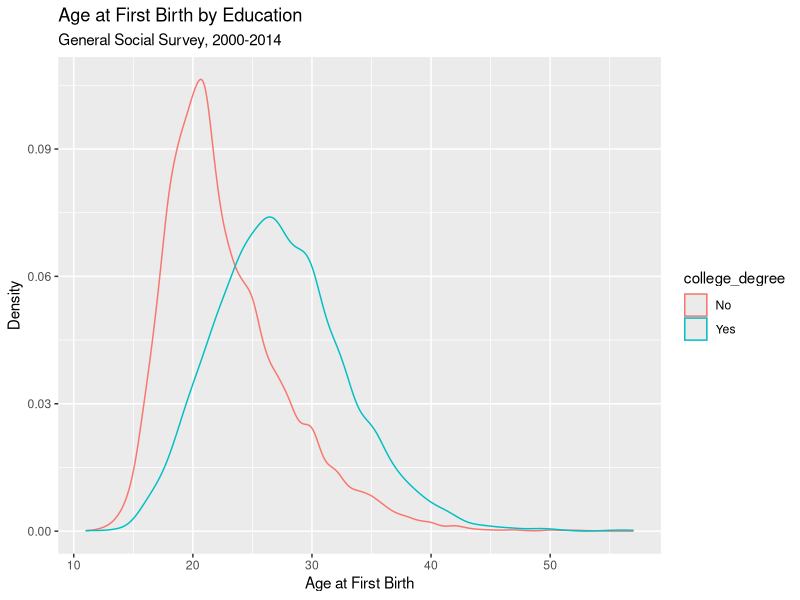
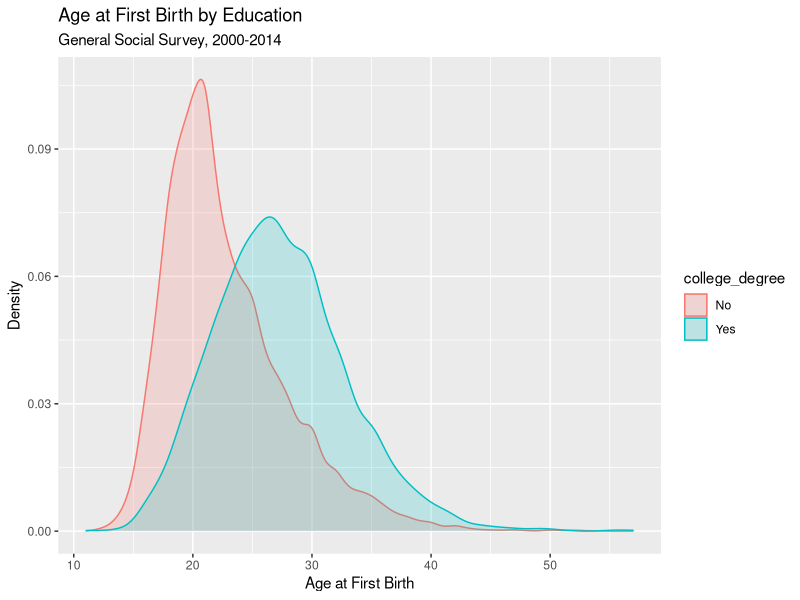
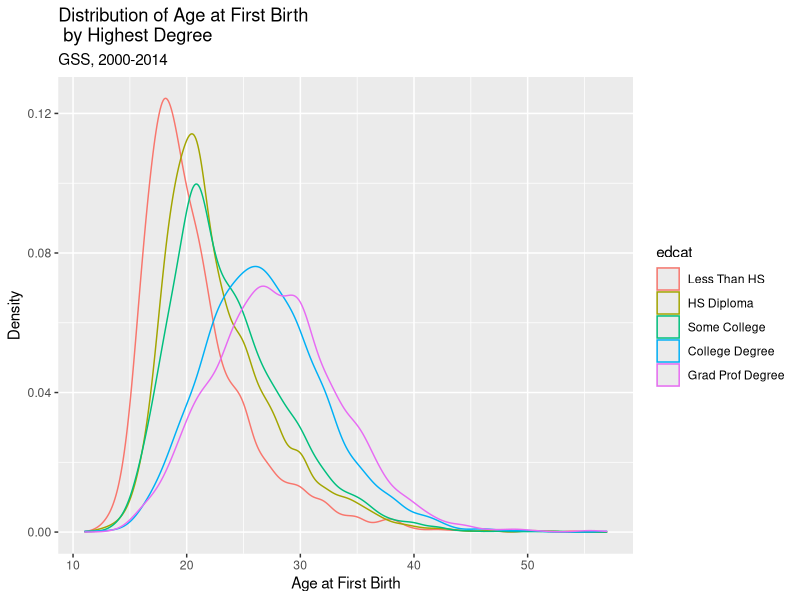
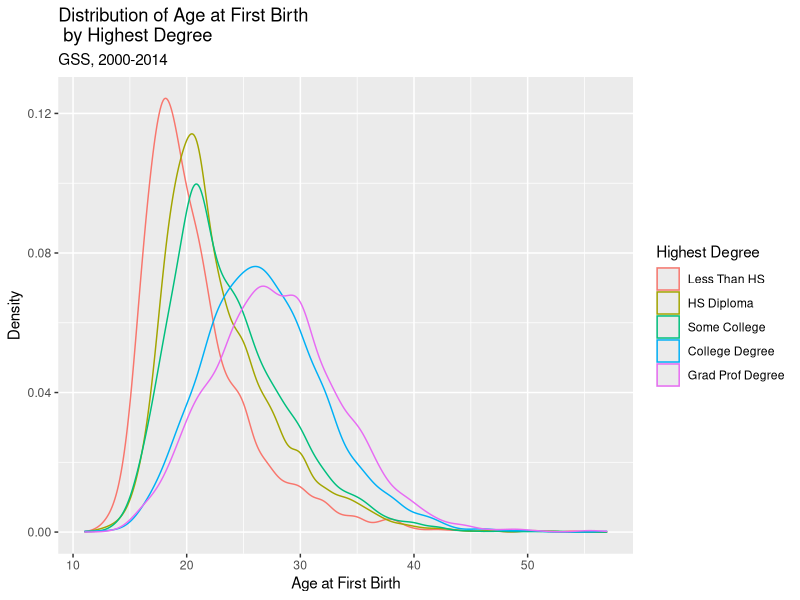
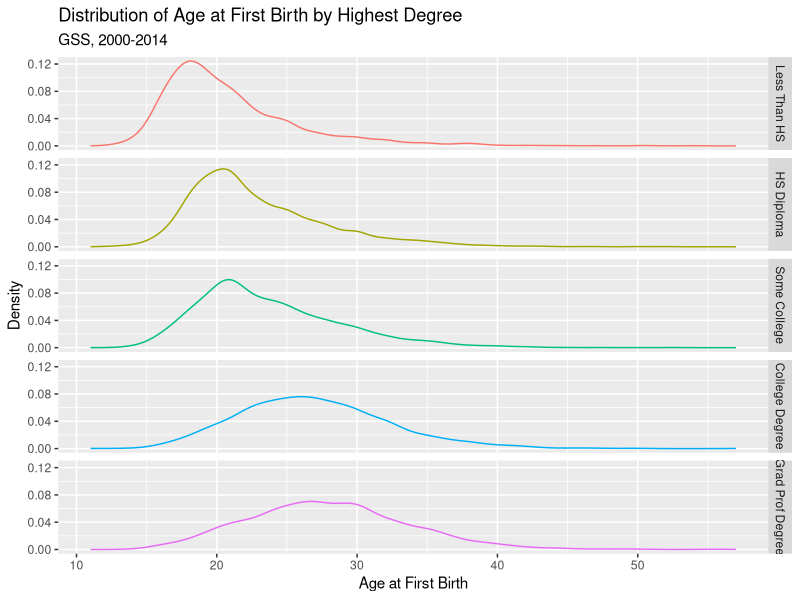
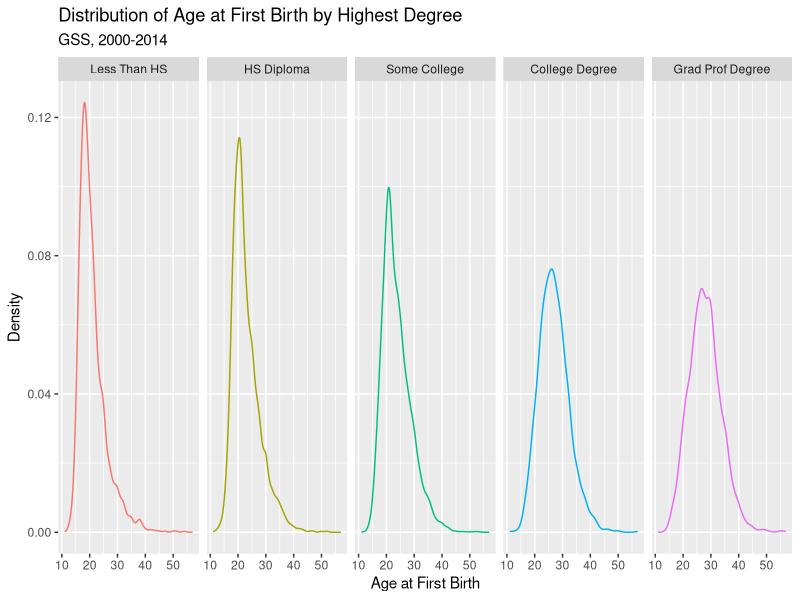

Generate these figures, in order, with R: (Note: this script raises an error after producing the figures.)
## ---- chunk 1
gss_week3 <- read.csv("gss_week3.csv")
library(tidyverse)
## ---- chunk 2
gss_week3 <- gss_week3 %>%
     mutate(college_degree = ifelse(educ<16, 0, 1))
## ---- chunk 3
gss_week3 <- gss_week3 %>%
     mutate(college_degree = factor(college_degree,
                                    labels = c("No", "Yes")))
## ---- chunk 4
round(prop.table(table(gss_week3$college_degree)),3)
## ---- chunk 5
agekdbrn_college_plot <- ggplot(gss_week3, 
          aes(x = agekdbrn, color = college_degree))

agekdbrn_college_plot + geom_density() +
     labs(x = "Age at First Birth",
          y = "Density",
          title = "Age at First Birth by Education",
          subtitle = "General Social Survey, 2000-2014")
## ---- chunk 6
agekdbrn_college_plot <- ggplot(gss_week3, 
          aes(x = agekdbrn, 
              color = college_degree, 
              fill = college_degree)) # Fills in the area under the curve

agekdbrn_college_plot + 
     geom_density(alpha = 0.2) + # Alpha adjusts transparency of 
                                   # overlapping fills
     labs(x = "Age at First Birth",
          y = "Density",
          title = "Age at First Birth by Education",
          subtitle = "General Social Survey, 2000-2014")
## ---- chunk 7
gss_week3 <- gss_week3 %>%
     mutate(edcat = ifelse(educ < 12, "Less Than HS",
               ifelse(educ == 12, "HS Diploma",
               ifelse(educ %in% 13:15, "Some College",
               ifelse(educ == 16, "College Degree",
               "Grad Prof Degree")))))
## ---- chunk 8
gss_week3 <- gss_week3 %>%
     mutate(edcat = factor(edcat,
                           levels = c("Less Than HS",
                                      "HS Diploma",
                                      "Some College",
                                      "College Degree",
                                      "Grad Prof Degree")))
## ---- chunk 9
agekdbrn_edcat_plot <- ggplot(gss_week3, 
                              aes(x = agekdbrn, color = edcat))

agekdbrn_edcat_plot + geom_density() + 
  labs(x = "Age at First Birth", y = "Density", 
     title = "Distribution of Age at First Birth \n by Highest Degree", 
     subtitle = "GSS, 2000-2014")
## ---- chunk 10
agekdbrn_edcat_plot <- ggplot(gss_week3, aes(x = agekdbrn, color = edcat))

agekdbrn_edcat_plot + geom_density() + 
  labs(x = "Age at First Birth", y = "Density", 
       title = "Distribution of Age at First Birth \n by Highest Degree",
       subtitle = "GSS, 2000-2014",
       color = "Highest Degree") 
## ---- chunk 11
agekdbrn_edcat_plot <- ggplot(gss_week3, aes(x = agekdbrn, color = edcat))

agekdbrn_edcat_plot + geom_density() + 
  labs(x = "Age at First Birth", y = "Density", 
       title = "Distribution of Age at First Birth by Highest Degree", 
       subtitle = "GSS, 2000-2014") +
facet_grid(edcat~.) + guides(color=FALSE)
## ---- chunk 12
agekdbrn_edcat_plot <- ggplot(gss_week3, aes(x = agekdbrn, color = edcat))

agekdbrn_edcat_plot + geom_density() + 
  labs(x = "Age at First Birth", y = "Density", 
       title = "Distribution of Age at First Birth by Highest Degree", 
       subtitle = "GSS, 2000-2014") +
facet_grid(.~edcat)  + guides(color=FALSE)
## ---- chunk 13
table(gss_week3$racehisp, gss_week3$edcat)
## ---- chunk 14
round(prop.table(table(gss_week3$racehisp, gss_week3$edcat),1),3)
## ---- chunk 15
agekdbrn_racehisp <- gss_week3 %>% 
     group_by(racehisp) %>% # We want info about each level of this variable
     summarize(mean_agekdbrn = mean(agekdbrn)) # The info we want

agekdbrn_racehisp
## ---- chunk 16
med_agekdbrn_edcat_plot <- ggplot(agekdbrn_edcat, 
                                  aes(x = edcat, y = median_agekdbrn))

med_agekdbrn_edcat_plot
## ---- chunk 17
med_agekdbrn_edcat_plot + geom_col()
## ---- chunk 18
med_agekdbrn_edcat_plot + geom_col() + 
     geom_text(aes(label = median_agekdbrn))
## ---- chunk 19
med_agekdbrn_edcat_plot + geom_col() + 
     geom_text(aes(label = median_agekdbrn,                                         vjust="outward"))
## ---- chunk 20
med_agekdbrn_edcat_plot + geom_col() + 
     geom_text(aes(label = median_agekdbrn), vjust="outward") + 
  labs(x = "Highest Degree", y = "Median Age at First Birth", 
       title = "Median Age at First Birth by Highest Degree", 
       subtitle = "GSS, 2000-2014") +
theme(axis.title=element_text(size=12), # Changes size of axes titles
      axis.text=element_text(size=8)) # Changes size of axes labels
